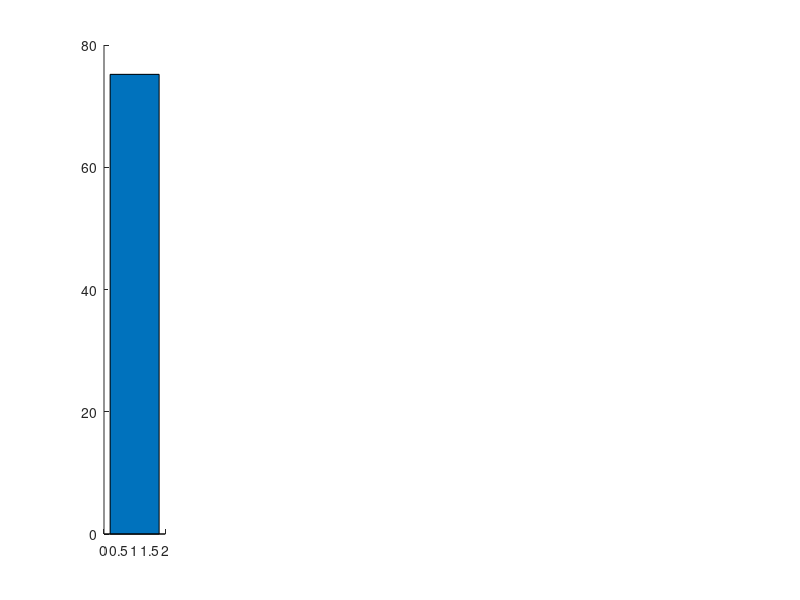

Recreate this plot in MATLAB. (Note: this script raises an error after producing the figure.)
% This is for model 1!
sg_area = [91 3.22 89];                % [inf t=54, med t=154, sup t=154]  cm2
giw_area = [234.7 33.21 251.53];       % ["]                               cm2

sg_v_model = [16.59 2.56 14.3;             % % first to last 4mm folderName based on date modified in GRS3
                 16.41 2.56 14.16; 
                 1.70 0 0;
                 123.49 23.16 87.77;
                 100.97 nan nan;
                 91.64 8.16 31.81;
                 80.99 33.28 39.42;
                 82.57 2.71 90.03;
                 88.47 2.71 91.19;
                 80.86 2.71 90.34;
                 80.27 2.71 89.14;
                 80.11 2.82 88.84;
                 80.11 2.82 69.89;
                 80.11 2.71 87.85;
                 80.73 2.71 88.11;
                 80.73 2.71 86.62;
                 80.27 2.71 86.62;
                 80.11 2.71 86.47;
                 80.11 2.71 86.69;
                 80.1 2.71 86.5];  
             
giw_v_model = [322.44 66.22 315.42;
                  323.33 66.27 316.36;
                  345 415.55 126.63;
                  312.24 87.43 275.37;
                  286.49 nan nan;
                  251.59 19.6 85.36;
                  253.02 105.19 159.1;
                  255.74 24.28 229.7;
                  252.05 23.78 229.47;
                  254.58 24.65 233.03;
                  260.28 25.16 230.59;
                  263.29 26.45 231.42;
                  264 29.75 231.26;
                  263.54 28.13 229.63;
                  259.62 27.44 230.53;
                  259.78 31.76 230.47;
                  260.61 31.43 230.81;
                  264.21 32.6 230.5;
                  283.82 31.47 226.19;
                  263.2 34.7 228.9];   % "

sg_area_model = sg_v_model./1.05;
giw_area_model = giw_v_model./1.05;
              
nsim = size(sg_area_model, 1);
latx = {'Interpreter', 'latex'};
fontsz = {'fontSize', 14};
tit={'Gas in Finf', 'Brine with gas in Finf', 'Gas in Fmid', ...
     'Brine with gas in Fmid','Gas in Fsup', 'Brine with gas in Fsup'};
f = figure(11);
colrs = colormap(hot(nsim));
for n=1:nsim
    subplot(1,6,1)
    hold on
    b = bar(n, abs(sg_area_model(n, 1)-sg_area(1)));
    b.FaceColor = 'flat';
    b.CData = colrs(n,:);
    subplot(1,6,2)
    hold on
    b = bar(n, abs(giw_area_model(n, 1)-giw_area(1)));
    b.FaceColor = 'flat';
    b.CData = colrs(n,:);
    subplot(1,6,3)
    hold on
    b = bar(n, abs(sg_area_model(n, 2)-sg_area(2)));
    b.FaceColor = 'flat';
    b.CData = colrs(n,:);
    subplot(1,6,4)
    hold on
    b = bar(n, abs(giw_area_model(n, 2)-giw_area(2)));
    b.FaceColor = 'flat';
    b.CData = colrs(n,:);
    subplot(1,6,5)
    hold on
    b = bar(n, abs(sg_area_model(n, 3)-sg_area(3)));
    b.FaceColor = 'flat';
    b.CData = colrs(n,:);
    subplot(1,6,6)
    hold on
    b = bar(n, abs(giw_area_model(n, 3)-giw_area(3)));
    b.FaceColor = 'flat';
    b.CData = colrs(n,:);
    if n==nsim
        subplot(1,6,1)
        xlabel('Simulation nr.', fontsz{:})
        ylabel('$\vert A_\mathrm{model} - A \vert$ [cm$^2$]', latx{:}, fontsz{:})
        grid on
        title(tit{1}, 'fontSize', 12)
        subplot(1,6,2)
        grid on
        title(tit{2}, 'fontSize', 12)
        subplot(1,6,3)
        grid on
        title(tit{3}, 'fontSize', 12)
        subplot(1,6,4)
        grid on
        title(tit{4}, 'fontSize', 12)
        subplot(1,6,5)
        grid on
        title(tit{5}, 'fontSize', 12)
        subplot(1,6,6)
        grid on
        title(tit{6}, 'fontSize', 12)
    end
end
f.Position = [0, 0, 1500, 250];